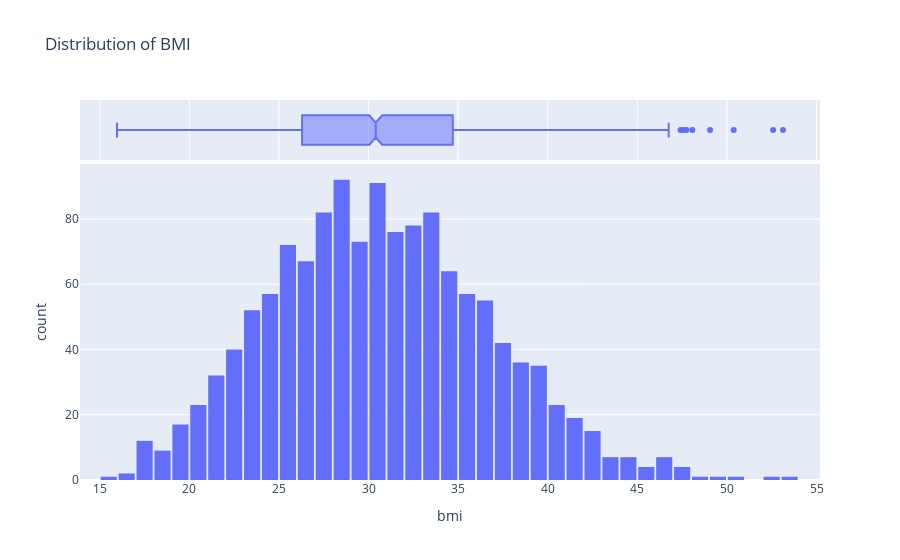

Notebook source saved alongside this figure:
### Code cell
fig = px.histogram(df, x = "bmi", marginal = 'box', nbins = 47, title = "Distribution of BMI")

#gaps between the bars
fig.update_layout(bargap = 0.1)

#show the objects
fig.show()

### Figure 1 — Plotly figure (JSON) as saved in the notebook; plotly's stock layout.template omitted (floating-point values rounded to 4 significant figures; data arrays with more than 128 entries replaced by an {"elided": "..."} marker saying what was removed)
{"data": [{"alignmentgroup": "True", "bingroup": "x", "hovertemplate": "bmi=%{x}<br>count=%{y}<extra></extra>", "legendgroup": "", "marker": {"color": "#636efa", "pattern": {"shape": ""}}, "name": "", "nbinsx": 47, "offsetgroup": "", "orientation": "v", "showlegend": false, "type": "histogram", "x": {"elided": "1338 float values"}, "xaxis": "x", "yaxis": "y"}, {"alignmentgroup": "True", "hovertemplate": "bmi=%{x}<extra></extra>", "legendgroup": "", "marker": {"color": "#636efa"}, "name": "", "notched": true, "offsetgroup": "", "showlegend": false, "type": "box", "x": {"elided": "1338 float values"}, "xaxis": "x2", "yaxis": "y2"}], "layout": {"bargap": 0.1, "barmode": "relative", "legend": {"tracegroupgap": 0}, "title": {"text": "Distribution of BMI"}, "xaxis": {"anchor": "y", "domain": [0, 1], "title": {"text": "bmi"}}, "xaxis2": {"anchor": "y2", "domain": [0, 1], "matches": "x", "showgrid": true, "showticklabels": false}, "yaxis": {"anchor": "x", "domain": [0, 0.8316], "title": {"text": "count"}}, "yaxis2": {"anchor": "x2", "domain": [0.8416, 1], "matches": "y2", "showgrid": false, "showline": false, "showticklabels": false, "ticks": ""}}}
